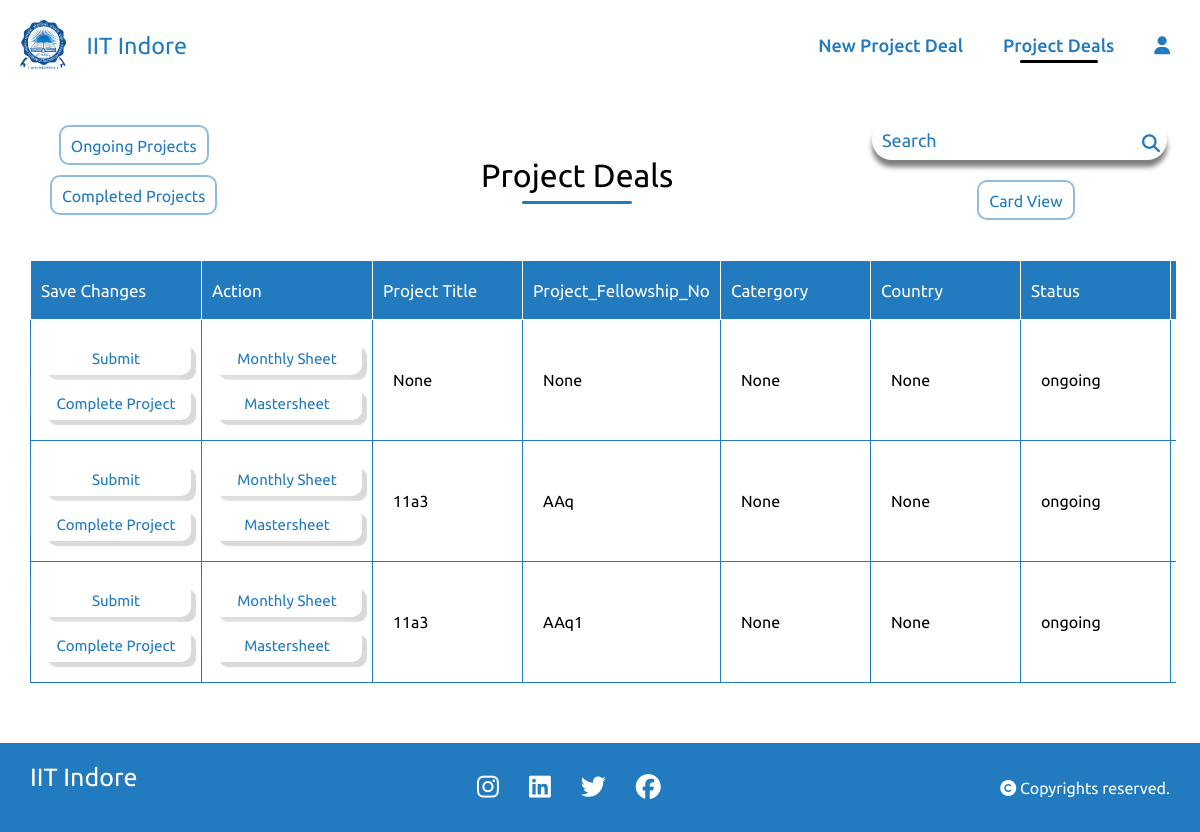
Page /project_listwise/ on the committed database.
### home/models.py (models this page shows)
class project_details(models.Model):
    Project_Fellowship_No = models.CharField(max_length=20,null=True,blank=True,default=None)
    Project_file_name = models.CharField(max_length=20,null=True,blank= True)
    PI_of_Project = models.CharField(max_length=20,blank=True,null=True)
    Sanctioned_Date = models.DateField(null=True)
    Project_Start_Date = models.DateField(null=True)
    Project_Closure_Date = models.DateField(null=True)
    Title_of_Project = models.CharField(max_length=50,blank=True,null=True)
    project_duration =models.IntegerField(null=True)
    financial_year_start_index = models.IntegerField(null=True)
    financial_year_end_index = models.IntegerField(null=True)
    start_month = models.IntegerField(null=True)
    end_month = models.IntegerField(null=True)
    funding_agency = models.CharField(max_length=100,blank=True,null=True)
    Co_PI_of_Project = models.CharField(max_length=100,blank=True,null=True)
    Country = models.CharField(max_length=100,blank=True,null=True)
    Country_Involved = models.CharField(max_length=100,blank=True,null=True)
    Department = models.CharField(max_length=100,blank=True,null=True)
    Category = models.CharField(max_length=100,blank=True,null=True)
    Details_of_Donors= models.CharField(max_length=100,blank=True,null=True)
    remark = models.TextField(null=True, blank=True)
    scheme_name = models.CharField(max_length=255, null=True, blank=True)
    scheme_code = models.CharField(max_length=50, null=True, blank=True)
    received_amount =models.CharField(max_length=50, null=True, blank=True)
    date_of_receipt_amount = models.DateField(default=timezone.now, null=True, blank=True)
    provisional_uc = models.TextField(null=True, blank=True)
    audited_uc = models.TextField(null=True, blank=True)
    link_uc = models.URLField(null=True, blank=True)
    sanction_letters_link = models.URLField(null=True, blank=True)
    total_project_cost = models.CharField(max_length=50, null=True, blank=True)
    fellowship_type = models.CharField(max_length=100, null=True, blank=True)
    TASK_CHOICES = [
        ('ongoing', 'Ongoing'),
        ('completed', 'Completed'),
    ]
    task = models.CharField(
        max_length=10,
        choices=TASK_CHOICES,
        default='ongoing',
    )

### home/views.py (the view)
# urls.py: path('project_listwise/',views.project_listwise,name='project_listwise'),
def project_listwise(request):
    projects =  project_details.objects
    filter_option = request.GET.get('filter')
    if filter_option == 'ongoing':
        projects = projects.filter(task='ongoing')
    elif filter_option == 'completed':
        projects = projects.filter(task='completed')
    sort_by = request.GET.get('sortBy', 'Title_of_Project')
    sort_order = request.GET.get('sortOrder', 'asc')
    if sort_order == 'asc':
        projects = projects.order_by(sort_by)
    else:
        projects = projects.order_by(f'-{sort_by}')
    context = {'projects': projects}
    return render(request, 'project_listwise.html', context)

### templates/project_listwise.html (shortened to what this page needs)
{% load static %}
<!DOCTYPE html>
<html>
<head>
    <link rel="stylesheet" href="{% static 'style.css' %}">
</head>
<body>
    <div class="navbar1">
        <div class="title">
            <a href="{% url "homepage" %}" class="lo">
              <img src="{% static "IITI_Logo.png" %}" class="logo">
              <h3>IIT Indore</h3>
            </a>
        </div>
        <div class="links">
            <ul>
                <li><a href="{% url "index" %}">New Project Deal</a></li>
                <li><a href="{% url "project_list" %}" class="active"> Project Deals</a></li>
                <li><a href="{% url "logout" %}"><i class="fa-solid fa-user"></i></a></li>
            </ul>
        </div>
    </div>
    <div class="titles">
      <div class="dropdown">
        <div class="dropdown-menu" aria-labelledby="dropdownMenuButton">
          <a class="dropdown-item" href="#" onclick="showOngoingProjects()">Ongoing Projects</a>
          <a class="dropdown-item" href="#" onclick="showCompletedProjects()">Completed Projects</a>
        </div>
      </div>
      <div class="sub_nav">
          <div class="project_list"><h1>Project Deals</h1></div>
      </div>
      <div class="search">
        <form class="search-bar sub_nav" method="GET" action="{% url 'project_search' %}">
            <div><input type="text" name="q" placeholder="Search"></div>
            <div><button type="submit"><i class="fa-solid fa-magnifying-glass"></i></button></div>
        </form>
        <a href="{% url 'project_list' %}">Card View</a>
      </div>
    </div>
    <div class="table-container">
      <table>
        <thead>
            <tr>
                <th>Save Changes</th>
                <th>Action</th>
                <th onclick="sortTable('Title_of_Project')">Project Title</th>
                <th onclick="sortTable('Project_Fellowship_No')">Project_Fellowship_No</th>
                <th>Catergory</th>
                <th>Country</th>
                <th>Status</th>
                <th>Name Of PI</th>
            </tr>
        </thead>
        <tbody>
            {% for project in projects %}
                <tr>
                  <form method="post" action="{% url 'submit_project_data' project_id=project.id %}">
                    <td>
                      <button type="submit" class="button">Submit</button>
                      <a style="text-decoration: none;" href="{% url 'complete_task' project_id=project.id %}">
                        <button class="button" type = "button">Complete Project</button>
                    </a>
                  </td>
                  <td>
                    <a style="text-decoration: none;" href="{% url 'fill' project_id=project.id %}">
                        <button class="button" type = "button">Monthly Sheet</button>
                    </a>
                    <a style="text-decoration: none;" href="{% url 'mastersheet' project_id=project.id %}">
                        <button class="button" type = "button">Mastersheet</button>
                    </a>
                </td>
                  <td><input  type="text" name="Title_of_Project" value="{{ project.Title_of_Project }}"></td>
                  <td><input  type="text" name="Project_Fellowship_No" value="{{ project.Project_Fellowship_No }}"></td>
                  <td><input type="text" name="Category" value="{{ project.Category }}"></td>
                  <td><input type="text" name="Country" value="{{ project.Country}}"></td>
                  <td><input type="text" name="task" value="{{ project.task }}"></td>
                  <td><input type="text" name="PI_of_Project" value="{{ project.PI_of_Project }}"></td>
                  </form>
                </tr>
            {% endfor %}
        </tbody>
    </table>
    </div>
    <footer>
        <div class="footer">
          <div class="info">
            <h4>IIT Indore</h4>
          </div>
          <div class="social">
            <ul>
              <li><a href="#"><i class="fa-brands fa-instagram"></i></a></li>
              <li><a href="#"><i class="fa-brands fa-linkedin"></i></a></li>
              <li><a href="#"><i class="fa-brands fa-twitter"></i></a></li>
              <li><a href="#"><i class="fa-brands fa-facebook"></i></a></li>
            </ul>
          </div>
          <div class="rights">
            <p><i class="fa-solid fa-copyright"></i> Copyrights reserved.</p>
          </div>
        </div>
      </footer>
</body>
</html>

### static/style.css (style rules this page uses)
* { margin: 0; padding: 0; box-sizing: border-box; font-family: 'Ubuntu', cursive; font-weight: 400; }
:root { --primary-color:#000; --secondary-color: rgb(34,122,191); }
.navbar1 { width: 100%; padding: 20px 10px; position: sticky; top: 0px; display: flex; justify-content: space-between; align-items: center; background: transparent; }
.navbar1 .title { display: flex; margin:0px 10px; font-size: 20px; color: var(--secondary-color); font-weight: 400; align-items: center; justify-content: center; cursor: pointer; }
.navbar1 h3 { color: var(--secondary-color); }
.navbar1 .title img { height: 50px; margin-right: 20px; cursor: pointer; }
.navbar1 .links ul { display: flex; align-items: center; justify-content: center; flex: 1; flex-wrap: wrap; }
.navbar1 .links ul li { list-style: none; }
.navbar1 .links ul li a { margin: auto 20px; text-decoration: none; font-size: 18px; position: relative; font-weight: 500; color: var(--secondary-color); }
.lo { display: flex; align-items: center; justify-content: center; color: #fff; text-decoration: none; }
.active::after { content: ''; position: absolute; width: 70%; left: 15%; bottom: -8px; height: 3px; background-color: var(--primary-color); border-radius: 10px; }
footer .footer { display: flex; justify-content: space-between; align-items: center; flex-wrap: wrap; padding: 20px 30px; background-color: var(--secondary-color); color: #fff; }
.info h4 { text-align: center; color: #fff; margin-bottom: 20px; font-size: 25px; }
.social ul { display: flex; align-items: center; }
.social ul li { list-style-type: none; }
.social ul li a { color: #fff; font-size: 25px; margin: 0px 15px; }

### rows in the picture
project_details: Title_of_Project "None", Project_Fellowship_No "None", Category "None", Country "None", task "ongoing"
project_details: Title_of_Project "11a3", Project_Fellowship_No "AAq", Category "None", Country "None", task "ongoing"
project_details: Title_of_Project "11a3", Project_Fellowship_No "AAq1", Category "None", Country "None", task "ongoing"
